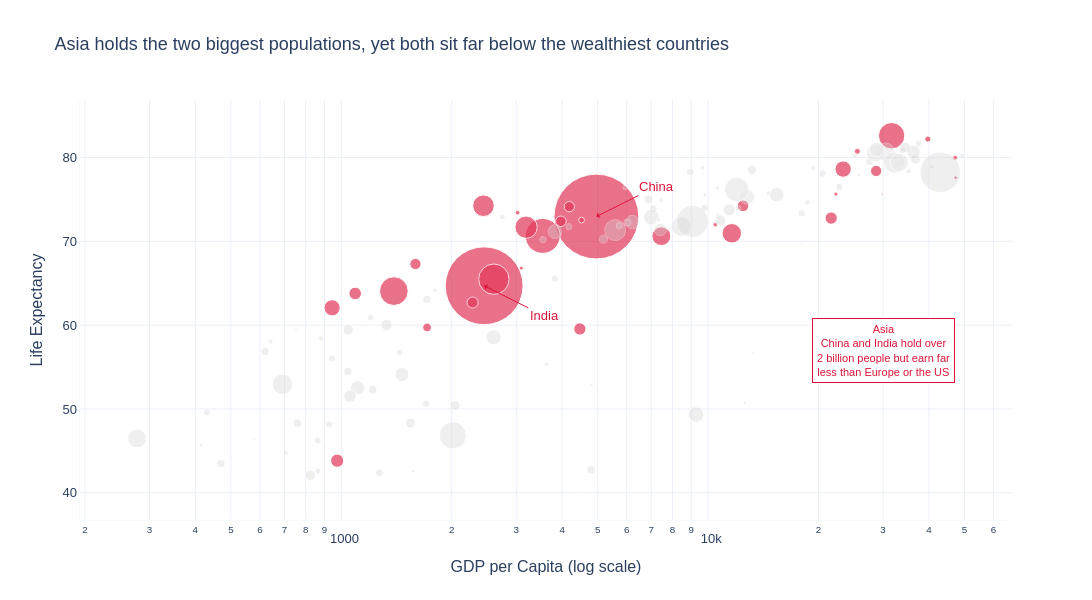

Write notebook code for a chart like this one.
### Markdown cell above
## Task 2 — Bubble chart: tell a story

**What to build:** A bubble chart (full 2007 dataset, all countries) where:
- x = GDP per capita (log scale)
- y = life expectancy
- size = population
- colour = ONE continent highlighted (your choice), all others grey
- At least one annotation explaining the highlighted group's story

> This is the grey-and-highlight technique applied to a bubble chart.

### Code cell
# Task 2
# YOUR CODE HERE
df07 = df.loc[df['year'] == 2007].copy()

highlight_continent = 'Asia'
colour_map = {c: ('crimson' if c == highlight_continent else 'lightgrey') for c in df07['continent'].unique()}

fig = px.scatter(
    data_frame=df07, x='gdpPercap', y='lifeExp',
    size='pop',
    color='continent',
    color_discrete_map=colour_map,
    hover_name='country',
    hover_data={'continent': False},
    log_x=True,
    size_max=60,                             # cap bubble size so small countries still visible
    labels={'gdpPercap': 'GDP per Capita (log scale)', 'lifeExp': 'Life Expectancy', 'pop': 'Population'},
    template='plotly_white',
    custom_data=['country', 'pop'],
    opacity=0.7,
    title='Asia holds the two biggest populations, yet both sit far below the wealthiest countries'
)

# Improve hover: show formatted population using HTML
fig.update_traces(
    hovertemplate='<b>%{hovertext}</b><br>'
                  'GDP per capita: $%{x:,.0f}<br>'
                  'Life expectancy: %{y:.1f} yrs<br>'
                  'Population: %{customdata[1]:,.0f}<extra></extra>'
)

# highlighted continent gets a stronger look, the rest fade back
fig.update_traces(selector=dict(name=highlight_continent), opacity=0.85)
fig.update_traces(selector=lambda t: t.name != highlight_continent, opacity=0.5)

# label China and India directly
for country, ax, ay in [('China', 60, -30), ('India', 60, 30)]:
    row = df07[df07['country'] == country].iloc[0]
    fig.add_annotation(
        x=math.log10(row['gdpPercap']), y=row['lifeExp'],
        text=country,
        showarrow=True, arrowcolor='crimson', arrowhead=1, ax=ax, ay=ay,
        font=dict(size=13, family='Arial', color='crimson')
    )

# annotation explaining the highlighted group's story
fig.add_annotation(
    x=math.log10(30000), y=57,
    text='Asia<br>China and India hold over<br>2 billion people but earn far<br>less than Europe or the US',
    showarrow=False,
    font=dict(color='crimson', size=11, family='Arial'),
    bgcolor='white', bordercolor='crimson', borderwidth=1, borderpad=4
)

fig.update_layout(
    font=dict(family='Arial', size=13),
    yaxis=dict(linewidth=0.5), xaxis=dict(linewidth=0.5),
    showlegend=False,
    height=600, width=1100
)
fig.show()

### Figure 1 — Plotly figure (JSON) as saved in the notebook; plotly's stock layout.template omitted (floating-point values rounded to 4 significant figures; data arrays with more than 128 entries replaced by an {"elided": "..."} marker saying what was removed)
{"data": [{"customdata": [["Afghanistan", 31889923, "Asia"], ["Bahrain", 708573, "Asia"], ["Bangladesh", 150448339, "Asia"], ["Cambodia", 14131858, "Asia"], ["China", 1318683096, "Asia"], ["Hong Kong, China", 6980412, "Asia"], ["India", 1110396331, "Asia"], ["Indonesia", 223547000, "Asia"], ["Iran", 69453570, "Asia"], ["Iraq", 27499638, "Asia"], ["Israel", 6426679, "Asia"], ["Japan", 127467972, "Asia"], ["Jordan", 6053193, "Asia"], ["Korea, Dem. Rep.", 23301725, "Asia"], ["Korea, Rep.", 49044790, "Asia"], ["Kuwait", 2505559, "Asia"], ["Lebanon", 3921278, "Asia"], ["Malaysia", 24821286, "Asia"], ["Mongolia", 2874127, "Asia"], ["Myanmar", 47761980, "Asia"], ["Nepal", 28901790, "Asia"], ["Oman", 3204897, "Asia"], ["Pakistan", 169270617, "Asia"], ["Philippines", 91077287, "Asia"], ["Saudi Arabia", 27601038, "Asia"], ["Singapore", 4553009, "Asia"], ["Sri Lanka", 20378239, "Asia"], ["Syria", 19314747, "Asia"], ["Taiwan", 23174294, "Asia"], ["Thailand", 65068149, "Asia"], ["Vietnam", 85262356, "Asia"], ["West Bank and Gaza", 4018332, "Asia"], ["Yemen, Rep.", 22211743, "Asia"]], "hovertemplate": "<b>%{hovertext}</b><br>GDP per capita: $%{x:,.0f}<br>Life expectancy: %{y:.1f} yrs<br>Population: %{customdata[1]:,.0f}<extra></extra>", "hovertext": ["Afghanistan", "Bahrain", "Bangladesh", "Cambodia", "China", "Hong Kong, China", "India", "Indonesia", "Iran", "Iraq", "Israel", "Japan", "Jordan", "Korea, Dem. Rep.", "Korea, Rep.", "Kuwait", "Lebanon", "Malaysia", "Mongolia", "Myanmar", "Nepal", "Oman", "Pakistan", "Philippines", "Saudi Arabia", "Singapore", "Sri Lanka", "Syria", "Taiwan", "Thailand", "Vietnam", "West Bank and Gaza", "Yemen, Rep."], "legendgroup": "Asia", "marker": {"color": "crimson", "opacity": 0.7, "size": [31889923, 708573, 150448339, 14131858, 1318683096, 6980412, 1110396331, 223547000, 69453570, 27499638, 6426679, 127467972, 6053193, 23301725, 49044790, 2505559, 3921278, 24821286, 2874127, 47761980, 28901790, 3204897, 169270617, 91077287, 27601038, 4553009, 20378239, 19314747, 23174294, 65068149, 85262356, 4018332, 22211743], "sizemode": "area", "sizeref": 366300.0, "symbol": "circle"}, "mode": "markers", "name": "Asia", "opacity": 0.85, "orientation": "v", "showlegend": true, "type": "scatter", "x": [974.6, 29800.0, 1391.0, 1714.0, 4959.0, 39720.0, 2452.0, 3541.0, 11610.0, 4471.0, 25520.0, 31660.0, 4519.0, 1593.0, 23350.0, 47310.0, 10460.0, 12450.0, 3096.0, 944.0, 1091.0, 22320.0, 2606.0, 3190.0, 21650.0, 47140.0, 3970.0, 4185.0, 28720.0, 7458.0, 2442.0, 3025.0, 2281.0], "xaxis": "x", "y": [43.83, 75.64, 64.06, 59.72, 72.96, 82.21, 64.7, 70.65, 70.96, 59.55, 80.75, 82.6, 72.53, 67.3, 78.62, 77.59, 71.99, 74.24, 66.8, 62.07, 63.78, 75.64, 65.48, 71.69, 72.78, 79.97, 72.4, 74.14, 78.4, 70.62, 74.25, 73.42, 62.7], "yaxis": "y"}, {"customdata": [["Albania", 3600523, "Europe"], ["Austria", 8199783, "Europe"], ["Belgium", 10392226, "Europe"], ["Bosnia and Herzegovina", 4552198, "Europe"], ["Bulgaria", 7322858, "Europe"], ["Croatia", 4493312, "Europe"], ["Czech Republic", 10228744, "Europe"], ["Denmark", 5468120, "Europe"], ["Finland", 5238460, "Europe"], ["France", 61083916, "Europe"], ["Germany", 82400996, "Europe"], ["Greece", 10706290, "Europe"], ["Hungary", 9956108, "Europe"], ["Iceland", 301931, "Europe"], ["Ireland", 4109086, "Europe"], ["Italy", 58147733, "Europe"], ["Montenegro", 684736, "Europe"], ["Netherlands", 16570613, "Europe"], ["Norway", 4627926, "Europe"], ["Poland", 38518241, "Europe"], ["Portugal", 10642836, "Europe"], ["Romania", 22276056, "Europe"], ["Serbia", 10150265, "Europe"], ["Slovak Republic", 5447502, "Europe"], ["Slovenia", 2009245, "Europe"], ["Spain", 40448191, "Europe"], ["Sweden", 9031088, "Europe"], ["Switzerland", 7554661, "Europe"], ["Turkey", 71158647, "Europe"], ["United Kingdom", 60776238, "Europe"]], "hovertemplate": "<b>%{hovertext}</b><br>GDP per capita: $%{x:,.0f}<br>Life expectancy: %{y:.1f} yrs<br>Population: %{customdata[1]:,.0f}<extra></extra>", "hovertext": ["Albania", "Austria", "Belgium", "Bosnia and Herzegovina", "Bulgaria", "Croatia", "Czech Republic", "Denmark", "Finland", "France", "Germany", "Greece", "Hungary", "Iceland", "Ireland", "Italy", "Montenegro", "Netherlands", "Norway", "Poland", "Portugal", "Romania", "Serbia", "Slovak Republic", "Slovenia", "Spain", "Sweden", "Switzerland", "Turkey", "United Kingdom"], "legendgroup": "Europe", "marker": {"color": "lightgrey", "opacity": 0.7, "size": [3600523, 8199783, 10392226, 4552198, 7322858, 4493312, 10228744, 5468120, 5238460, 61083916, 82400996, 10706290, 9956108, 301931, 4109086, 58147733, 684736, 16570613, 4627926, 38518241, 10642836, 22276056, 10150265, 5447502, 2009245, 40448191, 9031088, 7554661, 71158647, 60776238], "sizemode": "area", "sizeref": 366300.0, "symbol": "circle"}, "mode": "markers", "name": "Europe", "opacity": 0.5, "orientation": "v", "showlegend": true, "type": "scatter", "x": [5937.0, 36130.0, 33690.0, 7446.0, 10680.0, 14620.0, 22830.0, 35280.0, 33210.0, 30470.0, 32170.0, 27540.0, 18010.0, 36180.0, 40680.0, 28570.0, 9254.0, 36800.0, 49360.0, 15390.0, 20510.0, 10810.0, 9787.0, 18680.0, 25770.0, 28820.0, 33860.0, 37510.0, 8458.0, 33200.0], "xaxis": "x", "y": [76.42, 79.83, 79.44, 74.85, 73.0, 75.75, 76.49, 78.33, 79.31, 80.66, 79.41, 79.48, 73.34, 81.76, 78.89, 80.55, 74.54, 79.76, 80.2, 75.56, 78.1, 72.48, 74.0, 74.66, 77.93, 80.94, 80.88, 81.7, 71.78, 79.42], "yaxis": "y"}, {"customdata": {"elided": "52x3 mixed values"}, "hovertemplate": "<b>%{hovertext}</b><br>GDP per capita: $%{x:,.0f}<br>Life expectancy: %{y:.1f} yrs<br>Population: %{customdata[1]:,.0f}<extra></extra>", "hovertext": ["Algeria", "Angola", "Benin", "Botswana", "Burkina Faso", "Burundi", "Cameroon", "Central African Republic", "Chad", "Comoros", "Congo, Dem. Rep.", "Congo, Rep.", "Cote d'Ivoire", "Djibouti", "Egypt", "Equatorial Guinea", "Eritrea", "Ethiopia", "Gabon", "Gambia", "Ghana", "Guinea", "Guinea-Bissau", "Kenya", "Lesotho", "Liberia", "Libya", "Madagascar", "Malawi", "Mali", "Mauritania", "Mauritius", "Morocco", "Mozambique", "Namibia", "Niger", "Nigeria", "Reunion", "Rwanda", "Sao Tome and Principe", "Senegal", "Sierra Leone", "Somalia", "South Africa", "Sudan", "Swaziland", "Tanzania", "Togo", "Tunisia", "Uganda", "Zambia", "Zimbabwe"], "legendgroup": "Africa", "marker": {"color": "lightgrey", "opacity": 0.7, "size": [33333216, 12420476, 8078314, 1639131, 14326203, 8390505, 17696293, 4369038, 10238807, 710960, 64606759, 3800610, 18013409, 496374, 80264543, 551201, 4906585, 76511887, 1454867, 1688359, 22873338, 9947814, 1472041, 35610177, 2012649, 3193942, 6036914, 19167654, 13327079, 12031795, 3270065, 1250882, 33757175, 19951656, 2055080, 12894865, 135031164, 798094, 8860588, 199579, 12267493, 6144562, 9118773, 43997828, 42292929, 1133066, 38139640, 5701579, 10276158, 29170398, 11746035, 12311143], "sizemode": "area", "sizeref": 366300.0, "symbol": "circle"}, "mode": "markers", "name": "Africa", "opacity": 0.5, "orientation": "v", "showlegend": true, "type": "scatter", "x": [6223.0, 4797.0, 1441.0, 12570.0, 1217.0, 430.1, 2042.0, 706.0, 1704.0, 986.1, 277.6, 3633.0, 1545.0, 2082.0, 5581.0, 12150.0, 641.4, 690.8, 13210.0, 752.7, 1328.0, 942.7, 579.2, 1463.0, 1569.0, 414.5, 12060.0, 1045.0, 759.3, 1043.0, 1803.0, 10960.0, 3820.0, 823.7, 4811.0, 619.7, 2014.0, 7670.0, 863.1, 1598.0, 1712.0, 862.5, 926.1, 9270.0, 2602.0, 4513.0, 1107.0, 883.0, 7093.0, 1056.0, 1271.0, 469.7], "xaxis": "x", "y": [72.3, 42.73, 56.73, 50.73, 52.3, 49.58, 50.43, 44.74, 50.65, 65.15, 46.46, 55.32, 48.33, 54.79, 71.34, 51.58, 58.04, 52.95, 56.73, 59.45, 60.02, 56.01, 46.39, 54.11, 42.59, 45.68, 73.95, 59.44, 48.3, 54.47, 64.16, 72.8, 71.16, 42.08, 52.91, 56.87, 46.86, 76.44, 46.24, 65.53, 63.06, 42.57, 48.16, 49.34, 58.56, 39.61, 52.52, 58.42, 73.92, 51.54, 42.38, 43.49], "yaxis": "y"}, {"customdata": [["Argentina", 40301927, "Americas"], ["Bolivia", 9119152, "Americas"], ["Brazil", 190010647, "Americas"], ["Canada", 33390141, "Americas"], ["Chile", 16284741, "Americas"], ["Colombia", 44227550, "Americas"], ["Costa Rica", 4133884, "Americas"], ["Cuba", 11416987, "Americas"], ["Dominican Republic", 9319622, "Americas"], ["Ecuador", 13755680, "Americas"], ["El Salvador", 6939688, "Americas"], ["Guatemala", 12572928, "Americas"], ["Haiti", 8502814, "Americas"], ["Honduras", 7483763, "Americas"], ["Jamaica", 2780132, "Americas"], ["Mexico", 108700891, "Americas"], ["Nicaragua", 5675356, "Americas"], ["Panama", 3242173, "Americas"], ["Paraguay", 6667147, "Americas"], ["Peru", 28674757, "Americas"], ["Puerto Rico", 3942491, "Americas"], ["Trinidad and Tobago", 1056608, "Americas"], ["United States", 301139947, "Americas"], ["Uruguay", 3447496, "Americas"], ["Venezuela", 26084662, "Americas"]], "hovertemplate": "<b>%{hovertext}</b><br>GDP per capita: $%{x:,.0f}<br>Life expectancy: %{y:.1f} yrs<br>Population: %{customdata[1]:,.0f}<extra></extra>", "hovertext": ["Argentina", "Bolivia", "Brazil", "Canada", "Chile", "Colombia", "Costa Rica", "Cuba", "Dominican Republic", "Ecuador", "El Salvador", "Guatemala", "Haiti", "Honduras", "Jamaica", "Mexico", "Nicaragua", "Panama", "Paraguay", "Peru", "Puerto Rico", "Trinidad and Tobago", "United States", "Uruguay", "Venezuela"], "legendgroup": "Americas", "marker": {"color": "lightgrey", "opacity": 0.7, "size": [40301927, 9119152, 190010647, 33390141, 16284741, 44227550, 4133884, 11416987, 9319622, 13755680, 6939688, 12572928, 8502814, 7483763, 2780132, 108700891, 5675356, 3242173, 6667147, 28674757, 3942491, 1056608, 301139947, 3447496, 26084662], "sizemode": "area", "sizeref": 366300.0, "symbol": "circle"}, "mode": "markers", "name": "Americas", "opacity": 0.5, "orientation": "v", "showlegend": true, "type": "scatter", "x": [12780.0, 3822.0, 9066.0, 36320.0, 13170.0, 7007.0, 9645.0, 8948.0, 6025.0, 6873.0, 5728.0, 5186.0, 1202.0, 3548.0, 7321.0, 11980.0, 2749.0, 9809.0, 4173.0, 7409.0, 19330.0, 18010.0, 42950.0, 10610.0, 11420.0], "xaxis": "x", "y": [75.32, 65.55, 72.39, 80.65, 78.55, 72.89, 78.78, 78.27, 72.23, 74.99, 71.88, 70.26, 60.92, 70.2, 72.57, 76.19, 72.9, 75.54, 71.75, 71.42, 78.75, 69.82, 78.24, 76.38, 73.75], "yaxis": "y"}, {"customdata": [["Australia", 20434176, "Oceania"], ["New Zealand", 4115771, "Oceania"]], "hovertemplate": "<b>%{hovertext}</b><br>GDP per capita: $%{x:,.0f}<br>Life expectancy: %{y:.1f} yrs<br>Population: %{customdata[1]:,.0f}<extra></extra>", "hovertext": ["Australia", "New Zealand"], "legendgroup": "Oceania", "marker": {"color": "lightgrey", "opacity": 0.7, "size": [20434176, 4115771], "sizemode": "area", "sizeref": 366300.0, "symbol": "circle"}, "mode": "markers", "name": "Oceania", "opacity": 0.5, "orientation": "v", "showlegend": true, "type": "scatter", "x": [34440.0, 25190.0], "xaxis": "x", "y": [81.23, 80.2], "yaxis": "y"}], "layout": {"annotations": [{"arrowcolor": "crimson", "arrowhead": 1, "ax": 60, "ay": -30, "font": {"color": "crimson", "family": "Arial", "size": 13}, "showarrow": true, "text": "China", "x": 3.695, "y": 72.96}, {"arrowcolor": "crimson", "arrowhead": 1, "ax": 60, "ay": 30, "font": {"color": "crimson", "family": "Arial", "size": 13}, "showarrow": true, "text": "India", "x": 3.39, "y": 64.7}, {"bgcolor": "white", "bordercolor": "crimson", "borderpad": 4, "borderwidth": 1, "font": {"color": "crimson", "family": "Arial", "size": 11}, "showarrow": false, "text": "Asia<br>China and India hold over<br>2 billion people but earn far<br>less than Europe or the US", "x": 4.477, "y": 57}], "font": {"family": "Arial", "size": 13}, "height": 600, "legend": {"itemsizing": "constant", "title": {"text": "continent"}, "tracegroupgap": 0}, "showlegend": false, "title": {"text": "Asia holds the two biggest populations, yet both sit far below the wealthiest countries"}, "width": 1100, "xaxis": {"anchor": "y", "domain": [0, 1], "linewidth": 0.5, "title": {"text": "GDP per Capita (log scale)"}, "type": "log"}, "yaxis": {"anchor": "x", "domain": [0, 1], "linewidth": 0.5, "title": {"text": "Life Expectancy"}}}}
